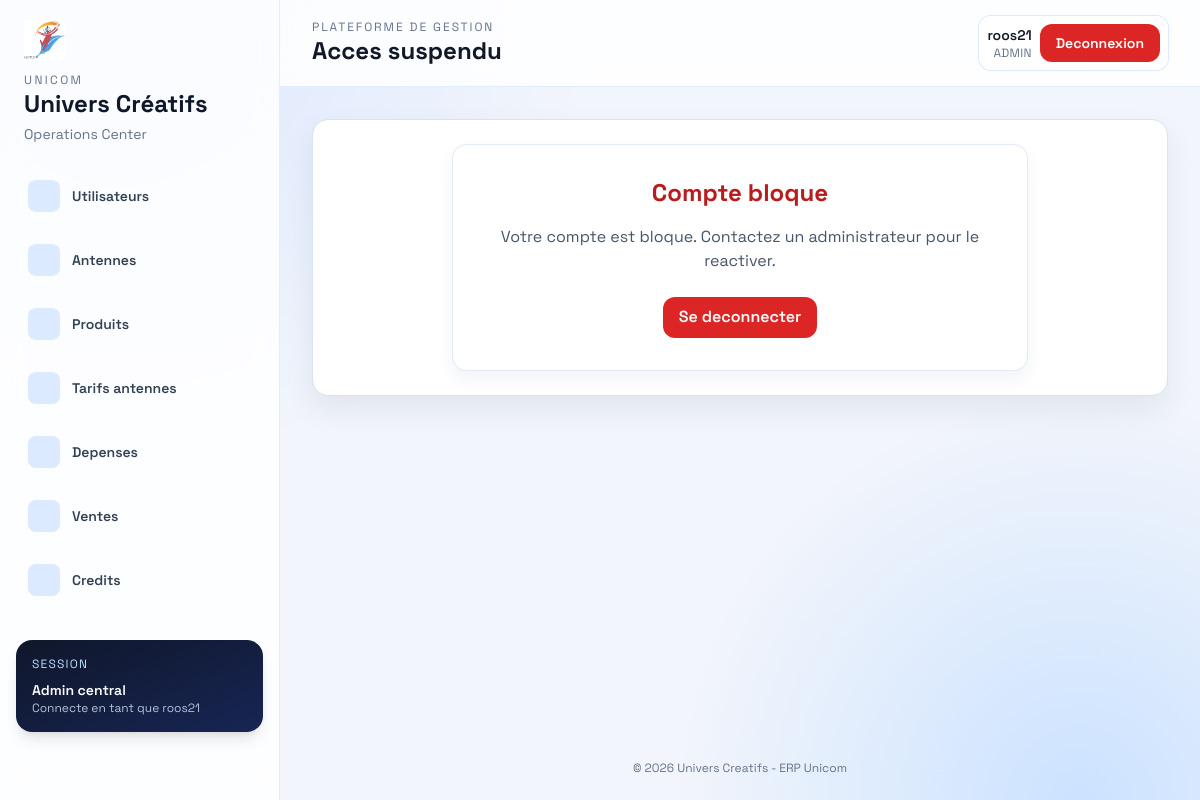
Screenshot of /accounts/blocked/ (signed in) with the database file from the repository.
### accounts/models.py (models this page shows, shortened)
class User(AbstractUser, PermissionsMixin, SoftDeleteMixin):
    class Role(models.TextChoices):
        GERANT = "gerant", "Gérant d'antenne"
        ADMIN = "admin", "Admin central"
        DIRECTEUR = "directeur", "Directeur"
        SUPERVISEUR = "superviseur", "Superviseur régional"
    role = models.CharField(
        max_length=20,
        choices=Role.choices,
        default=Role.GERANT,
        help_text="Détermine les permissions et les accès aux modules."
    )
    antenne = models.ForeignKey(
        'Antenne',
        on_delete=models.PROTECT,
        null=True,
        blank=True,
        related_name='personnel'
    )
    telephone = models.CharField(
        max_length=20,
        blank=True,
        null=True,
        help_text="Numéro de téléphone professionnel"
    )
    is_blocked = models.BooleanField(
        default=False,
        help_text="Blocage manuel : coupe l'accès sans supprimer le compte."
    )
    date_creation = models.DateTimeField(
        auto_now_add=True,
        help_text="Date de création du compte"
    )
    date_derniere_connexion = models.DateTimeField(
        blank=True,
        null=True,
        help_text="Dernière connexion réussie"
    )
    groups = models.ManyToManyField(
        'auth.Group',
        related_name='accounts_user_set',
        related_query_name='accounts_user',
        blank=True,
        help_text='Groupes de permissions de l’utilisateur.'
    )
    user_permissions = models.ManyToManyField(
        'auth.Permission',
        related_name='accounts_user_set',
        related_query_name='accounts_user',
        blank=True,
        help_text='Permissions spécifiques de l’utilisateur.'
    )

### accounts/decorators.py (the view)
        def wrapper(request, *args, **kwargs):
            if not request.user.is_authenticated:
                return redirect("accounts:login")  # Redirige l'utilisateur vers la page de login si non authentifié
            if request.user.role not in roles:
                messages.error(request, "Vous n'avez pas la permission d'accéder à cette page.")
                return redirect("accounts:no_permission")  # Redirige vers une page d'absence de permission
            return view_func(request, *args, **kwargs)

### accounts/templatetags/auth_extras.py (called while the page is built)
@register.simple_tag
def role_permissions(role):
    return ROLE_PERMISSIONS.get(role, set())

### accounts/views.py (called while the page is built)
@login_required
@role_required('admin')
def blocked_view(request):
    return render(request, 'accounts/blocked.html')

### templates/accounts/blocked.html (shortened to what this page needs)
{% extends "base.html" %}
{% block page_title %}Acces suspendu{% endblock %}
{% block content %}
<div class="mx-auto max-w-xl ui-card p-8 text-center">
  <h2 class="text-2xl font-bold text-red-700">Compte bloque</h2>
  <p class="mt-4 text-slate-600">Votre compte est bloque. Contactez un administrateur pour le reactiver.</p>
  <a href="{% url 'accounts:logout' %}" class="ui-btn ui-btn-danger mt-6">Se deconnecter</a>
</div>
{% endblock %}

### templates/base.html (shortened to what this page needs)
{% load auth_extras %}
{% load static %}
<!DOCTYPE html>
<html lang="fr">
  <head>
    <script src="https://cdn.tailwindcss.com"></script>
    <link rel="stylesheet" href="{% static 'assets/star-admin/vendors/mdi/css/materialdesignicons.min.css' %}" />
    <link rel="stylesheet" href="{% static 'assets/star-admin/vendors/simple-line-icons/css/simple-line-icons.css' %}" />
    <link rel="stylesheet" href="{% static 'css/unicom-theme.css' %}" />
  </head>
  <body class="min-h-screen">
    {% if user.is_authenticated %}
      <div class="layout-grid grid min-h-screen lg:grid-cols-[280px_1fr]">
        <aside class="glass border-r border-blue-100/80 px-4 py-5">
          {% include 'nav/navbar.html' %}
        </aside>
        <div class="flex min-w-0 flex-col">
          <header class="glass sticky top-0 z-20 border-b border-blue-100/80 px-4 py-4 lg:px-8">
            <div class="flex flex-wrap items-center justify-between gap-3">
              <div class="flex items-center gap-3">
                <div>
                <p class="text-xs uppercase tracking-[0.16em] text-slate-500">Plateforme de gestion</p>
                <h1 class="text-xl font-bold lg:text-2xl">
                  {% block page_title %}{% endblock %}
                </h1>
                </div>
              </div>
              <div class="flex items-center gap-2 rounded-xl bg-white/90 p-2 shadow-sm ring-1 ring-blue-100">
                <div class="hidden text-right sm:block">
                  <p class="text-sm font-semibold">{{ user.username }}</p>
                  <p class="text-xs uppercase tracking-wide text-slate-500">{{ user.role }}</p>
                </div>
                <a href="{% url 'accounts:logout' %}" class="ui-btn text-sm text-white" style="background: var(--danger);">
                  Deconnexion
                </a>
              </div>
            </div>
          </header>
          <main class="flex-1 overflow-x-hidden px-4 py-6 lg:px-8 lg:py-8">
            <div class="ui-panel p-4 lg:p-6">
    {% endif %}
              {% block content %}{% endblock %}
    {% if user.is_authenticated %}
            </div>
          </main>
          <footer class="px-4 pb-6 text-center text-xs text-slate-500 lg:px-8">
            &copy; {% now "Y" %} Univers Creatifs - ERP Unicom
          </footer>
        </div>
      </div>
    {% else %}
        </div>
      </main>
    {% endif %}
  </body>
</html>

### templates/nav/navbar.html
{% load auth_extras %}
{% load static %}
<div class="mb-6 px-2">
  <img src="{% static 'img/logo.png' %}" alt="Logo Unicom" class="mb-3 h-10 w-auto" />
  <p class="text-xs uppercase tracking-[0.2em] text-slate-500">Unicom</p>
  <h2 class="text-2xl font-bold text-slate-900">Univers Créatifs</h2>
  <p class="mt-1 text-sm text-slate-500">Operations Center</p>
</div>
{% if user.is_authenticated %}
  {% role_permissions user.role as perms %}
  <nav class="space-y-2">
    {% if 'view_users' in perms %}
      <a href="{% url 'accounts:user_list' %}" class="group flex items-center gap-3 rounded-xl px-3 py-3 text-sm font-semibold text-slate-700 transition hover:bg-blue-600 hover:text-white">
        <span class="inline-flex h-8 w-8 items-center justify-center rounded-lg bg-blue-100 text-blue-700 group-hover:bg-white/20 group-hover:text-white"><i class="mdi mdi-account-group text-lg"></i></span>
        Utilisateurs
      </a>
      <a href="{% url 'accounts:antenna_list' %}" class="group flex items-center gap-3 rounded-xl px-3 py-3 text-sm font-semibold text-slate-700 transition hover:bg-blue-600 hover:text-white">
        <span class="inline-flex h-8 w-8 items-center justify-center rounded-lg bg-blue-100 text-blue-700 group-hover:bg-white/20 group-hover:text-white"><i class="mdi mdi-access-point-network text-lg"></i></span>
        Antennes
      </a>
    {% endif %}
    <a href="{% url 'sales:product_list' %}" class="group flex items-center gap-3 rounded-xl px-3 py-3 text-sm font-semibold text-slate-700 transition hover:bg-blue-600 hover:text-white">
      <span class="inline-flex h-8 w-8 items-center justify-center rounded-lg bg-blue-100 text-blue-700 group-hover:bg-white/20 group-hover:text-white"><i class="mdi mdi-package-variant-closed text-lg"></i></span>
      Produits
    </a>
    <a href="{% url 'sales:antenna_pricing_list' %}" class="group flex items-center gap-3 rounded-xl px-3 py-3 text-sm font-semibold text-slate-700 transition hover:bg-blue-600 hover:text-white">
      <span class="inline-flex h-8 w-8 items-center justify-center rounded-lg bg-blue-100 text-blue-700 group-hover:bg-white/20 group-hover:text-white"><i class="mdi mdi-cash-multiple text-lg"></i></span>
      Tarifs antennes
    </a>
    {% if 'view_depenses' in perms %}
      <a href="{% url 'expenses:expense_list' %}" class="group flex items-center gap-3 rounded-xl px-3 py-3 text-sm font-semibold text-slate-700 transition hover:bg-blue-600 hover:text-white">
        <span class="inline-flex h-8 w-8 items-center justify-center rounded-lg bg-blue-100 text-blue-700 group-hover:bg-white/20 group-hover:text-white"><i class="mdi mdi-file-document-outline text-lg"></i></span>
        Depenses
      </a>
    {% endif %}
    {% if 'manage_antennes' in perms %}
      <a href="{% url 'sales:sale_list' %}" class="group flex items-center gap-3 rounded-xl px-3 py-3 text-sm font-semibold text-slate-700 transition hover:bg-blue-600 hover:text-white">
        <span class="inline-flex h-8 w-8 items-center justify-center rounded-lg bg-blue-100 text-blue-700 group-hover:bg-white/20 group-hover:text-white"><i class="mdi mdi-cart-outline text-lg"></i></span>
        Ventes
      </a>
      <a href="{% url 'sales:credit_list' %}" class="group flex items-center gap-3 rounded-xl px-3 py-3 text-sm font-semibold text-slate-700 transition hover:bg-blue-600 hover:text-white">
        <span class="inline-flex h-8 w-8 items-center justify-center rounded-lg bg-blue-100 text-blue-700 group-hover:bg-white/20 group-hover:text-white"><i class="mdi mdi-credit-card-outline text-lg"></i></span>
        Credits
      </a>
    {% endif %}
  </nav>
  <div class="mt-8 rounded-2xl bg-gradient-to-br from-slate-900 to-blue-950 p-4 text-white shadow-lg">
    <p class="text-xs uppercase tracking-widest text-blue-200">Session</p>
    <p class="mt-2 text-sm font-semibold">{{ user.get_role_display|default:user.role }}</p>
    <p class="text-xs text-blue-100/80">Connecte en tant que {{ user.username }}</p>
  </div>
{% endif %}

### static/css/unicom-theme.css (style rules this page uses)
:root { --bg: #f2f5fb; --surface: #ffffff; --surface-muted: #e9eef9; --ink: #111827; --muted: #5f6f8a; --primary: #1565d8; --primary-strong: #0a47a5; --accent: #f59e0b; --danger: #dc2626; }
* { font-family: "Space Grotesk", sans-serif; }
body { background: radial-gradient(circle at 10% 0%, #dbe7ff 0%, transparent 35%), radial-gradient(circle at 90% 100%, #cbe2ff 0%, transparent 30%), var(--bg); color: var(--ink); }
.glass { background: rgba(255, 255, 255, 0.85); backdrop-filter: blur(12px); }
.ui-panel { background: var(--surface); border: 1px solid #d8e2f3; border-radius: 1rem; box-shadow: 0 14px 30px rgba(24, 53, 95, 0.08); }
.ui-card { background: #fff; border: 1px solid #e2eaf8; border-radius: 0.9rem; box-shadow: 0 8px 18px rgba(24, 53, 95, 0.06); }
.ui-btn { display: inline-flex; align-items: center; justify-content: center; border-radius: 0.75rem; padding: 0.55rem 1rem; font-weight: 600; transition: all 180ms ease; }
.ui-btn-danger { background: #dc2626; color: #fff; }

### rows the page displays
User: role "Admin central", username "roos21", role "ADMIN"
